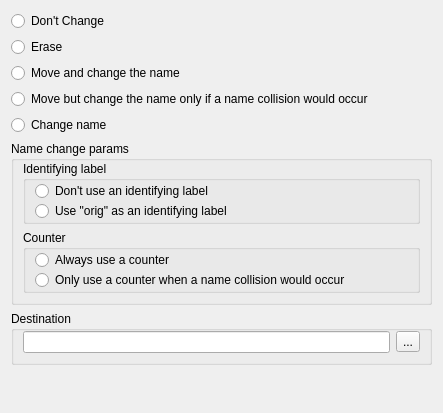
         <widget class="QWidget" name="tab_2" >
          <attribute name="title" >
           <string>Original file that was not transformed</string>
          </attribute>
          <layout class="QVBoxLayout" >
           <item>
            <widget class="QWidget" native="1" name="widget_16" >
             <layout class="QVBoxLayout" >
              <property name="leftMargin" >
               <number>0</number>
              </property>
              <property name="topMargin" >
               <number>0</number>
              </property>
              <property name="rightMargin" >
               <number>0</number>
              </property>
              <property name="bottomMargin" >
               <number>0</number>
              </property>
              <item>
               <widget class="QRadioButton" name="m_pUODontChangeRB" >
                <property name="text" >
                 <string>Don't Change</string>
                </property>
               </widget>
              </item>
              <item>
               <widget class="QRadioButton" name="m_pUOEraseRB" >
                <property name="text" >
                 <string>Erase</string>
                </property>
               </widget>
              </item>
              <item>
               <widget class="QRadioButton" name="m_pUOMoveAlwaysChangeRB" >
                <property name="text" >
                 <string>Move and change the name</string>
                </property>
               </widget>
              </item>
              <item>
               <widget class="QRadioButton" name="m_pUOMoveChangeIfNeededRB" >
                <property name="text" >
                 <string>Move but change the name only if a name collision would occur</string>
                </property>
               </widget>
              </item>
              <item>
               <widget class="QRadioButton" name="m_pUOChangeNameRB" >
                <property name="text" >
                 <string>Change name</string>
                </property>
               </widget>
              </item>
             </layout>
            </widget>
           </item>
           <item>
            <widget class="QGroupBox" name="groupBox_6" >
             <property name="title" >
              <string>Name change params</string>
             </property>
             <layout class="QVBoxLayout" >
              <property name="topMargin" >
               <number>0</number>
              </property>
              <item>
               <widget class="QGroupBox" name="groupBox_7" >
                <property name="title" >
                 <string>Identifying label</string>
                </property>
                <layout class="QVBoxLayout" >
                 <property name="spacing" >
                  <number>0</number>
                 </property>
                 <property name="topMargin" >
                  <number>0</number>
                 </property>
                 <property name="bottomMargin" >
                  <number>0</number>
                 </property>
                 <item>
                  <widget class="QRadioButton" name="m_pUODontUseLabelRB" >
                   <property name="text" >
                    <string>Don't use an identifying label</string>
                   </property>
                  </widget>
                 </item>
                 <item>
                  <widget class="QRadioButton" name="m_pUOUseLabelRB" >
                   <property name="text" >
                    <string>Use "orig" as an identifying label</string>
                   </property>
                  </widget>
                 </item>
                </layout>
               </widget>
              </item>
              <item>
               <widget class="QGroupBox" name="groupBox_8" >
                <property name="title" >
                 <string>Counter</string>
                </property>
                <layout class="QVBoxLayout" >
                 <property name="spacing" >
                  <number>0</number>
                 </property>
                 <property name="topMargin" >
                  <number>0</number>
                 </property>
                 <property name="bottomMargin" >
                  <number>0</number>
                 </property>
                 <item>
                  <widget class="QRadioButton" name="m_pUOAlwaysUseCounterRB" >
                   <property name="text" >
                    <string>Always use a counter</string>
                   </property>
                  </widget>
                 </item>
                 <item>
                  <widget class="QRadioButton" name="m_pUOUseCounterIfNeededRB" >
                   <property name="text" >
                    <string>Only use a counter when a name collision would occur</string>
                   </property>
                  </widget>
                 </item>
                </layout>
               </widget>
              </item>
             </layout>
            </widget>
           </item>
           <item>
            <widget class="QGroupBox" name="groupBox_14" >
             <property name="title" >
              <string>Destination</string>
             </property>
             <layout class="QHBoxLayout" >
              <property name="topMargin" >
               <number>0</number>
              </property>
              <item>
               <widget class="QLineEdit" name="m_pUODestE" />
              </item>
              <item>
               <widget class="QToolButton" name="m_pSelectOrigNotTransfDestDirB" >
                <property name="text" >
                 <string>...</string>
                </property>
               </widget>
              </item>
             </layout>
            </widget>
           </item>
           <item>
            <spacer>
             <property name="orientation" >
              <enum>Qt::Vertical</enum>
             </property>
             <property name="sizeHint" >
              <size>
               <width>421</width>
               <height>37</height>
              </size>
             </property>
            </spacer>
           </item>
          </layout>
         </widget>
